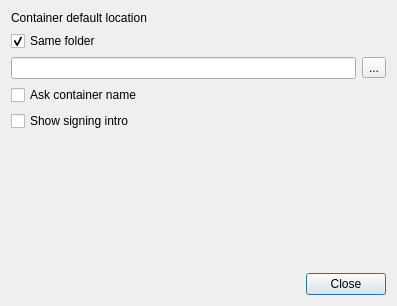
<?xml version="1.0" encoding="UTF-8"?>
<ui version="4.0">
 <class>SettingsDialog</class>
 <widget class="QDialog" name="SettingsDialog">
  <property name="geometry">
   <rect>
    <x>0</x>
    <y>0</y>
    <width>397</width>
    <height>306</height>
   </rect>
  </property>
  <property name="windowTitle">
   <string>Settings</string>
  </property>
  <layout class="QVBoxLayout" name="verticalLayout">
   <item>
    <widget class="QLabel" name="label">
     <property name="text">
      <string>Container default location</string>
     </property>
    </widget>
   </item>
   <item>
    <widget class="QCheckBox" name="defaultSameDir">
     <property name="text">
      <string>Same folder</string>
     </property>
     <property name="checked">
      <bool>true</bool>
     </property>
    </widget>
   </item>
   <item>
    <layout class="QHBoxLayout" name="horizontalLayout">
     <item>
      <widget class="QLineEdit" name="defaultDir">
       <property name="readOnly">
        <bool>true</bool>
       </property>
      </widget>
     </item>
     <item>
      <widget class="QToolButton" name="selectDefaultDir">
       <property name="text">
        <string>...</string>
       </property>
      </widget>
     </item>
    </layout>
   </item>
   <item>
    <widget class="QCheckBox" name="askSaveAs">
     <property name="text">
      <string>Ask container name</string>
     </property>
    </widget>
   </item>
   <item>
    <widget class="QCheckBox" name="showIntro">
     <property name="text">
      <string>Show signing intro</string>
     </property>
    </widget>
   </item>
   <item>
    <spacer name="verticalSpacer">
     <property name="orientation">
      <enum>Qt::Vertical</enum>
     </property>
     <property name="sizeHint" stdset="0">
      <size>
       <width>20</width>
       <height>40</height>
      </size>
     </property>
    </spacer>
   </item>
   <item>
    <widget class="QDialogButtonBox" name="buttonBox">
     <property name="standardButtons">
      <set>QDialogButtonBox::Close</set>
     </property>
    </widget>
   </item>
  </layout>
 </widget>
 <tabstops>
  <tabstop>defaultDir</tabstop>
  <tabstop>selectDefaultDir</tabstop>
  <tabstop>showIntro</tabstop>
 </tabstops>
 <resources/>
 <connections>
  <connection>
   <sender>showIntro</sender>
   <signal>stateChanged(int)</signal>
   <receiver>SettingsDialog</receiver>
   <slot>save()</slot>
   <hints>
    <hint type="sourcelabel">
     <x>219</x>
     <y>131</y>
    </hint>
    <hint type="destinationlabel">
     <x>217</x>
     <y>188</y>
    </hint>
   </hints>
  </connection>
  <connection>
   <sender>askSaveAs</sender>
   <signal>stateChanged(int)</signal>
   <receiver>SettingsDialog</receiver>
   <slot>save()</slot>
   <hints>
    <hint type="sourcelabel">
     <x>226</x>
     <y>95</y>
    </hint>
    <hint type="destinationlabel">
     <x>226</x>
     <y>207</y>
    </hint>
   </hints>
  </connection>
  <connection>
   <sender>defaultSameDir</sender>
   <signal>stateChanged(int)</signal>
   <receiver>SettingsDialog</receiver>
   <slot>save()</slot>
   <hints>
    <hint type="sourcelabel">
     <x>226</x>
     <y>39</y>
    </hint>
    <hint type="destinationlabel">
     <x>226</x>
     <y>207</y>
    </hint>
   </hints>
  </connection>
  <connection>
   <sender>buttonBox</sender>
   <signal>clicked(QAbstractButton*)</signal>
   <receiver>SettingsDialog</receiver>
   <slot>reject()</slot>
   <hints>
    <hint type="sourcelabel">
     <x>226</x>
     <y>394</y>
    </hint>
    <hint type="destinationlabel">
     <x>226</x>
     <y>207</y>
    </hint>
   </hints>
  </connection>
 </connections>
 <slots>
  <slot>save()</slot>
 </slots>
</ui>
